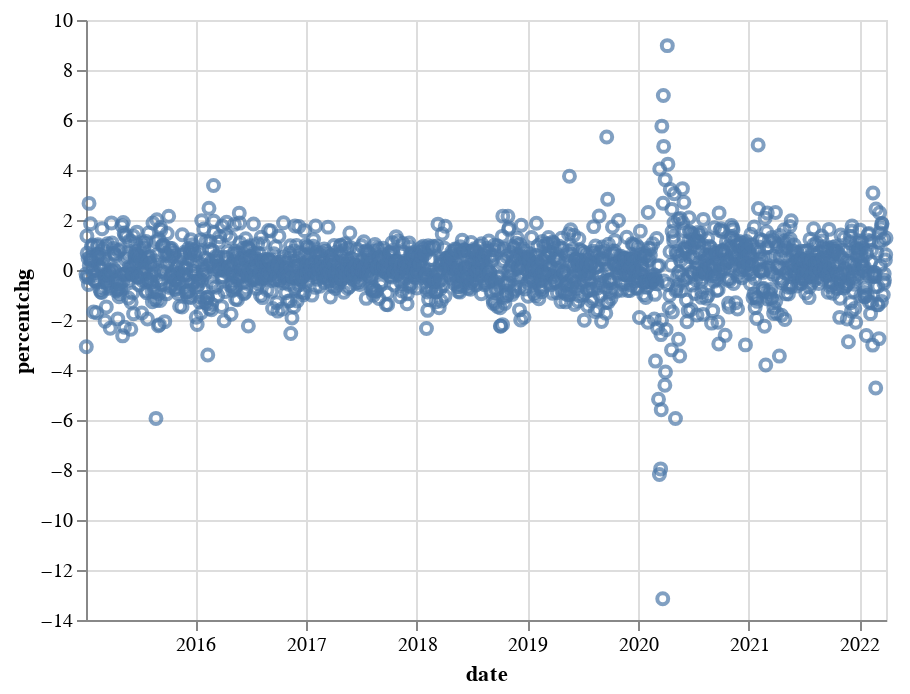

This figure's notebook cell:
### Code cell
alt.Chart(altdata_closepercentchg2).mark_point().encode(
    x='date',
    y='percentchg'
)

### Figure 1 — Vega-Lite specification as saved in the notebook (floating-point values rounded to 4 significant figures; data arrays with more than 128 entries replaced by an {"elided": "..."} marker saying what was removed)
{"config": {"view": {"continuousWidth": 400, "continuousHeight": 300}}, "data": {"name": "data-a20ffb7469ea160ebe9f62f536e394f2"}, "mark": "point", "encoding": {"x": {"type": "temporal", "field": "date"}, "y": {"type": "quantitative", "field": "percentchg"}}, "$schema": "https://vega.github.io/schema/vega-lite/v4.8.1.json", "datasets": {"data-a20ffb7469ea160ebe9f62f536e394f2": {"elided": "1780 records"}}}
